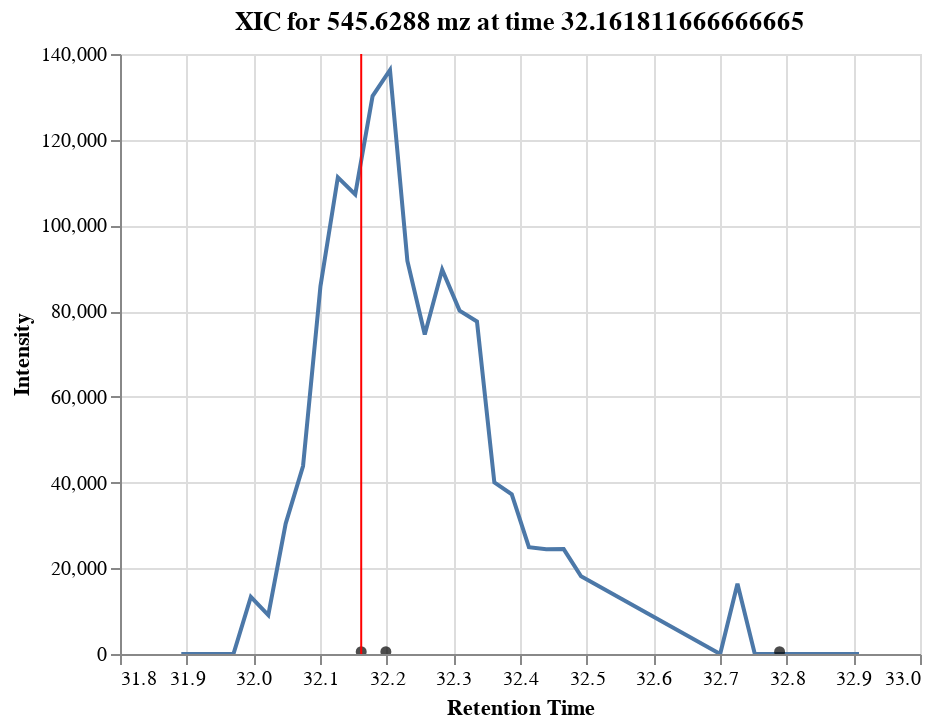

The code cell stored with this chart in its notebook:
### Markdown cell above
### Make an interactive XIC

The interactive XIC lets us move the graph, zoom in and out, around and look at additional information for each MS2. Hovering over an MS2 dot will give it's precursor mz value, time, and scan number. 

Note: The time is divided by 60 because the MBR outputs the time in seconds, but the MZML file stores the time in minutes. Dividing converts the time into minutes and allows us to search the MZML file.

Note: this cannot be seen in a GitHub repo. See the graph below for a non-interactive graph that can be seen in GitHub.

### Code cell
XIC.make_interactive_xic(mz, time, mzml)

### Figure 1 — Vega-Lite specification as saved in the notebook (floating-point values rounded to 4 significant figures)
{"config": {"view": {"continuousWidth": 400, "continuousHeight": 300}}, "layer": [{"data": {"name": "data-80776d1774fa7f25665a054ed6d28072"}, "mark": "line", "encoding": {"x": {"type": "quantitative", "field": "time", "title": "Retention Time"}, "y": {"type": "quantitative", "field": "intensity", "title": "Intensity"}}, "selection": {"selector001": {"type": "interval", "bind": "scales", "encodings": ["x", "y"]}}, "title": "XIC for 545.6288 mz at time 32.161811666666665"}, {"data": {"name": "data-9c2838a5ba54acb241d2509fbde3eea8"}, "mark": {"type": "point", "filled": true}, "encoding": {"color": {"value": "black"}, "tooltip": [{"type": "quantitative", "field": "precursor"}, {"type": "quantitative", "field": "time"}, {"type": "nominal", "field": "scan"}], "x": {"type": "quantitative", "field": "time"}, "y": {"type": "quantitative", "field": "precursor"}}, "selection": {"selector002": {"type": "interval", "bind": "scales", "encodings": ["x", "y"]}}}, {"data": {"name": "data-70ae28e396cbb03644a394d12bad4f0b"}, "mark": {"type": "rule", "color": "red"}, "encoding": {"x": {"type": "quantitative", "field": "x"}}}], "$schema": "https://vega.github.io/schema/vega-lite/v4.8.1.json", "datasets": {"data-80776d1774fa7f25665a054ed6d28072": [{"scan": "7866", "mz": 545.7, "time": 31.89, "intensity": 0.0}, {"scan": "7888", "mz": 545.7, "time": 31.94, "intensity": 0.0}, {"scan": "7899", "mz": 545.7, "time": 31.97, "intensity": 0.0}, {"scan": "7910", "mz": 545.6, "time": 32.0, "intensity": 13340.0}, {"scan": "7921", "mz": 545.6, "time": 32.02, "intensity": 9073.0}, {"scan": "7932", "mz": 545.6, "time": 32.05, "intensity": 30430.0}, {"scan": "7943", "mz": 545.6, "time": 32.07, "intensity": 43870.0}, {"scan": "7954", "mz": 545.6, "time": 32.1, "intensity": 85840.0}, {"scan": "7965", "mz": 545.6, "time": 32.13, "intensity": 111200.0}, {"scan": "7976", "mz": 545.6, "time": 32.15, "intensity": 107200.0}, {"scan": "7987", "mz": 545.6, "time": 32.18, "intensity": 130200.0}, {"scan": "7998", "mz": 545.6, "time": 32.21, "intensity": 136300.0}, {"scan": "8009", "mz": 545.6, "time": 32.23, "intensity": 91740.0}, {"scan": "8020", "mz": 545.6, "time": 32.26, "intensity": 74560.0}, {"scan": "8031", "mz": 545.6, "time": 32.28, "intensity": 89690.0}, {"scan": "8042", "mz": 545.6, "time": 32.31, "intensity": 80120.0}, {"scan": "8053", "mz": 545.6, "time": 32.34, "intensity": 77570.0}, {"scan": "8064", "mz": 545.6, "time": 32.36, "intensity": 40020.0}, {"scan": "8075", "mz": 545.6, "time": 32.39, "intensity": 37250.0}, {"scan": "8086", "mz": 545.6, "time": 32.41, "intensity": 24940.0}, {"scan": "8097", "mz": 545.6, "time": 32.44, "intensity": 24440.0}, {"scan": "8108", "mz": 545.6, "time": 32.47, "intensity": 24470.0}, {"scan": "8119", "mz": 545.6, "time": 32.49, "intensity": 18140.0}, {"scan": "8208", "mz": 545.7, "time": 32.7, "intensity": 0.0}, {"scan": "8219", "mz": 545.6, "time": 32.73, "intensity": 16410.0}, {"scan": "8230", "mz": 545.7, "time": 32.75, "intensity": 0.0}, {"scan": "8241", "mz": 545.7, "time": 32.78, "intensity": 0.0}, {"scan": "8252", "mz": 545.7, "time": 32.8, "intensity": 0.0}, {"scan": "8263", "mz": 545.7, "time": 32.83, "intensity": 0.0}, {"scan": "8274", "mz": 545.7, "time": 32.86, "intensity": 0.0}, {"scan": "8285", "mz": 545.7, "time": 32.88, "intensity": 0.0}, {"scan": "8296", "mz": 545.7, "time": 32.91, "intensity": 0.0}], "data-9c2838a5ba54acb241d2509fbde3eea8": [{"scan": "7979", "time": 32.16, "precursor": 545.6, "time_diff": 9.896e-07}, {"scan": "7995", "time": 32.2, "precursor": 545.3, "time_diff": 0.03699}, {"scan": "8245", "time": 32.79, "precursor": 545.2, "time_diff": 0.6276}], "data-70ae28e396cbb03644a394d12bad4f0b": [{"x": 32.16}]}}
